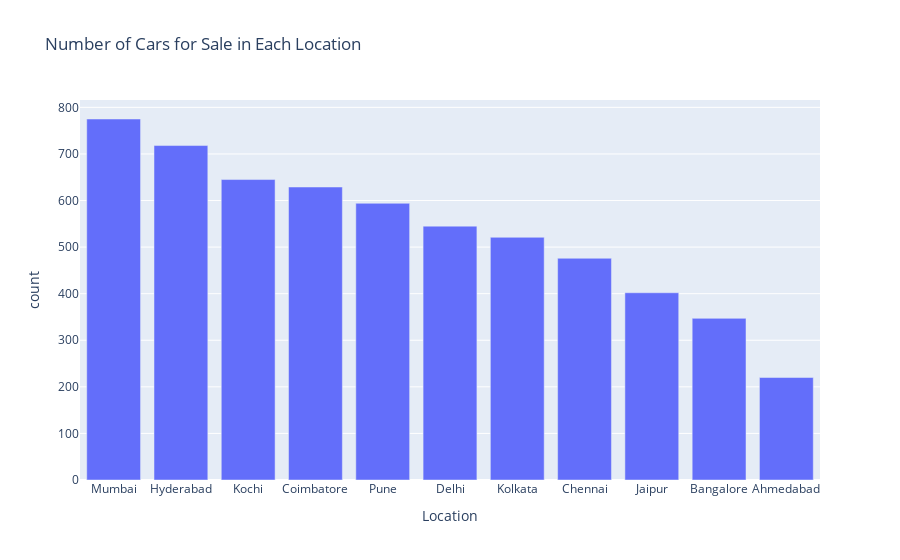

The code cell stored with this chart in its notebook:
### Code cell
fig = px.bar(location_car_count,
             x="Location",
             y="count",
             title="Number of Cars for Sale in Each Location")

# Show the plot
fig.show()

### Figure 1 — Plotly figure (JSON) as saved in the notebook; plotly's stock layout.template omitted (floating-point values rounded to 4 significant figures)
{"data": [{"alignmentgroup": "True", "hovertemplate": "Location=%{x}<br>count=%{y}<extra></extra>", "legendgroup": "", "marker": {"color": "#636efa", "pattern": {"shape": ""}}, "name": "", "offsetgroup": "", "orientation": "v", "showlegend": false, "textposition": "auto", "type": "bar", "x": ["Mumbai", "Hyderabad", "Kochi", "Coimbatore", "Pune", "Delhi", "Kolkata", "Chennai", "Jaipur", "Bangalore", "Ahmedabad"], "xaxis": "x", "y": [775, 718, 645, 629, 594, 545, 521, 476, 402, 347, 220], "yaxis": "y"}], "layout": {"barmode": "relative", "legend": {"tracegroupgap": 0}, "title": {"text": "Number of Cars for Sale in Each Location"}, "xaxis": {"anchor": "y", "domain": [0, 1], "title": {"text": "Location"}}, "yaxis": {"anchor": "x", "domain": [0, 1], "title": {"text": "count"}}}}
